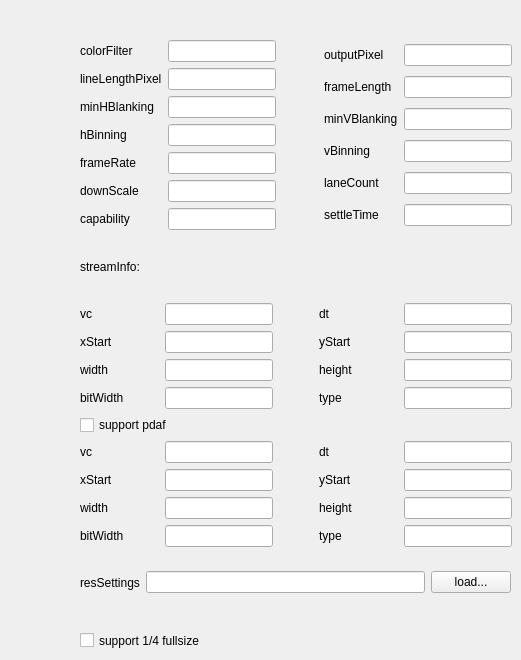
   <widget class="QWidget" name="tab_res1">
    <attribute name="title">
     <string>1/4 fullsize</string>
    </attribute>
    <widget class="QWidget" name="layoutWidget_2">
     <property name="geometry">
      <rect>
       <x>80</x>
       <y>40</y>
       <width>432</width>
       <height>507</height>
      </rect>
     </property>
     <layout class="QVBoxLayout" name="verticalLayout_9">
      <item>
       <layout class="QHBoxLayout" name="horizontalLayout_41">
        <item>
         <layout class="QVBoxLayout" name="verticalLayout_10">
          <item>
           <layout class="QHBoxLayout" name="horizontalLayout_42" stretch="1,0">
            <item>
             <widget class="QLabel" name="label_40">
              <property name="text">
               <string>colorFilter</string>
              </property>
             </widget>
            </item>
            <item>
             <widget class="QLineEdit" name="colorFilter_2"/>
            </item>
           </layout>
          </item>
          <item>
           <layout class="QHBoxLayout" name="horizontalLayout_43" stretch="1,0">
            <item>
             <widget class="QLabel" name="label_41">
              <property name="text">
               <string>lineLengthPixel</string>
              </property>
             </widget>
            </item>
            <item>
             <widget class="QLineEdit" name="lineLengthPixel_2"/>
            </item>
           </layout>
          </item>
          <item>
           <layout class="QHBoxLayout" name="horizontalLayout_44" stretch="1,0">
            <item>
             <widget class="QLabel" name="label_42">
              <property name="text">
               <string>minHBlanking</string>
              </property>
             </widget>
            </item>
            <item>
             <widget class="QLineEdit" name="minHBlanking_2"/>
            </item>
           </layout>
          </item>
          <item>
           <layout class="QHBoxLayout" name="horizontalLayout_45" stretch="1,0">
            <item>
             <widget class="QLabel" name="label_43">
              <property name="text">
               <string>hBinning</string>
              </property>
             </widget>
            </item>
            <item>
             <widget class="QLineEdit" name="hBinning_2"/>
            </item>
           </layout>
          </item>
          <item>
           <layout class="QHBoxLayout" name="horizontalLayout_46" stretch="1,0">
            <item>
             <widget class="QLabel" name="label_44">
              <property name="text">
               <string>frameRate</string>
              </property>
             </widget>
            </item>
            <item>
             <widget class="QLineEdit" name="frameRate_2"/>
            </item>
           </layout>
          </item>
          <item>
           <layout class="QHBoxLayout" name="horizontalLayout_47" stretch="1,0">
            <item>
             <widget class="QLabel" name="label_45">
              <property name="text">
               <string>downScale</string>
              </property>
             </widget>
            </item>
            <item>
             <widget class="QLineEdit" name="downScale_2"/>
            </item>
           </layout>
          </item>
          <item>
           <layout class="QHBoxLayout" name="horizontalLayout_48" stretch="1,0">
            <item>
             <widget class="QLabel" name="label_46">
              <property name="text">
               <string>capability</string>
              </property>
             </widget>
            </item>
            <item>
             <widget class="QLineEdit" name="capability_2"/>
            </item>
           </layout>
          </item>
         </layout>
        </item>
        <item>
         <spacer name="horizontalSpacer_12">
          <property name="orientation">
           <enum>Qt::Horizontal</enum>
          </property>
          <property name="sizeHint" stdset="0">
           <size>
            <width>40</width>
            <height>20</height>
           </size>
          </property>
         </spacer>
        </item>
        <item>
         <layout class="QVBoxLayout" name="verticalLayout_11">
          <item>
           <layout class="QHBoxLayout" name="horizontalLayout_49" stretch="1,0">
            <item>
             <widget class="QLabel" name="label_47">
              <property name="text">
               <string>outputPixel</string>
              </property>
             </widget>
            </item>
            <item>
             <widget class="QLineEdit" name="outputPixel_2"/>
            </item>
           </layout>
          </item>
          <item>
           <layout class="QHBoxLayout" name="horizontalLayout_50" stretch="1,0">
            <item>
             <widget class="QLabel" name="label_48">
              <property name="text">
               <string>frameLength</string>
              </property>
             </widget>
            </item>
            <item>
             <widget class="QLineEdit" name="frameLength_2"/>
            </item>
           </layout>
          </item>
          <item>
           <layout class="QHBoxLayout" name="horizontalLayout_51" stretch="1,0">
            <item>
             <widget class="QLabel" name="label_49">
              <property name="text">
               <string>minVBlanking</string>
              </property>
             </widget>
            </item>
            <item>
             <widget class="QLineEdit" name="minVBlanking_2"/>
            </item>
           </layout>
          </item>
          <item>
           <layout class="QHBoxLayout" name="horizontalLayout_52" stretch="1,0">
            <item>
             <widget class="QLabel" name="label_50">
              <property name="text">
               <string>vBinning</string>
              </property>
             </widget>
            </item>
            <item>
             <widget class="QLineEdit" name="vBinning_2"/>
            </item>
           </layout>
          </item>
          <item>
           <layout class="QHBoxLayout" name="horizontalLayout_53" stretch="1,0">
            <item>
             <widget class="QLabel" name="label_51">
              <property name="text">
               <string>laneCount</string>
              </property>
             </widget>
            </item>
            <item>
             <widget class="QLineEdit" name="laneCount_2"/>
            </item>
           </layout>
          </item>
          <item>
           <layout class="QHBoxLayout" name="horizontalLayout_54" stretch="1,0">
            <item>
             <widget class="QLabel" name="label_52">
              <property name="text">
               <string>settleTime</string>
              </property>
             </widget>
            </item>
            <item>
             <widget class="QLineEdit" name="settleTime_2"/>
            </item>
           </layout>
          </item>
         </layout>
        </item>
       </layout>
      </item>
      <item>
       <layout class="QVBoxLayout" name="verticalLayout_12">
        <item>
         <widget class="QLabel" name="label_53">
          <property name="text">
           <string>streamInfo:</string>
          </property>
         </widget>
        </item>
        <item>
         <layout class="QHBoxLayout" name="horizontalLayout_55" stretch="1,0,1">
          <item>
           <layout class="QVBoxLayout" name="verticalLayout_13">
            <item>
             <layout class="QHBoxLayout" name="horizontalLayout_56" stretch="1,0">
              <item>
               <widget class="QLabel" name="label_54">
                <property name="text">
                 <string>vc</string>
                </property>
               </widget>
              </item>
              <item>
               <widget class="QLineEdit" name="vc_2"/>
              </item>
             </layout>
            </item>
            <item>
             <layout class="QHBoxLayout" name="horizontalLayout_57" stretch="1,0">
              <item>
               <widget class="QLabel" name="label_55">
                <property name="text">
                 <string>xStart</string>
                </property>
               </widget>
              </item>
              <item>
               <widget class="QLineEdit" name="xStart_2"/>
              </item>
             </layout>
            </item>
            <item>
             <layout class="QHBoxLayout" name="horizontalLayout_58" stretch="1,0">
              <item>
               <widget class="QLabel" name="label_56">
                <property name="text">
                 <string>width</string>
                </property>
               </widget>
              </item>
              <item>
               <widget class="QLineEdit" name="width_2"/>
              </item>
             </layout>
            </item>
            <item>
             <layout class="QHBoxLayout" name="horizontalLayout_59" stretch="1,0">
              <item>
               <widget class="QLabel" name="label_57">
                <property name="text">
                 <string>bitWidth</string>
                </property>
               </widget>
              </item>
              <item>
               <widget class="QLineEdit" name="bitWidth_2"/>
              </item>
             </layout>
            </item>
           </layout>
          </item>
          <item>
           <spacer name="horizontalSpacer_22">
            <property name="orientation">
             <enum>Qt::Horizontal</enum>
            </property>
            <property name="sizeHint" stdset="0">
             <size>
              <width>40</width>
              <height>20</height>
             </size>
            </property>
           </spacer>
          </item>
          <item>
           <layout class="QVBoxLayout" name="verticalLayout_14">
            <item>
             <layout class="QHBoxLayout" name="horizontalLayout_60" stretch="1,0">
              <item>
               <widget class="QLabel" name="label_58">
                <property name="text">
                 <string>dt</string>
                </property>
               </widget>
              </item>
              <item>
               <widget class="QLineEdit" name="dt_2"/>
              </item>
             </layout>
            </item>
            <item>
             <layout class="QHBoxLayout" name="horizontalLayout_61" stretch="1,0">
              <item>
               <widget class="QLabel" name="label_59">
                <property name="text">
                 <string>yStart</string>
                </property>
               </widget>
              </item>
              <item>
               <widget class="QLineEdit" name="yStart_2"/>
              </item>
             </layout>
            </item>
            <item>
             <layout class="QHBoxLayout" name="horizontalLayout_62" stretch="1,0">
              <item>
               <widget class="QLabel" name="label_60">
                <property name="text">
                 <string>height</string>
                </property>
               </widget>
              </item>
              <item>
               <widget class="QLineEdit" name="height_2"/>
              </item>
             </layout>
            </item>
            <item>
             <layout class="QHBoxLayout" name="horizontalLayout_63" stretch="1,0">
              <item>
               <widget class="QLabel" name="label_61">
                <property name="text">
                 <string>type</string>
                </property>
               </widget>
              </item>
              <item>
               <widget class="QLineEdit" name="type_2"/>
              </item>
             </layout>
            </item>
           </layout>
          </item>
         </layout>
        </item>
        <item>
         <widget class="QCheckBox" name="isSupportPdaf_2">
          <property name="text">
           <string>support pdaf</string>
          </property>
         </widget>
        </item>
        <item>
         <layout class="QHBoxLayout" name="horizontalLayout_64" stretch="1,0,1">
          <item>
           <layout class="QVBoxLayout" name="verticalLayout_15">
            <item>
             <layout class="QHBoxLayout" name="horizontalLayout_65" stretch="1,0">
              <item>
               <widget class="QLabel" name="label_62">
                <property name="text">
                 <string>vc</string>
                </property>
               </widget>
              </item>
              <item>
               <widget class="QLineEdit" name="pdaf_vc_2"/>
              </item>
             </layout>
            </item>
            <item>
             <layout class="QHBoxLayout" name="horizontalLayout_66" stretch="1,0">
              <item>
               <widget class="QLabel" name="label_63">
                <property name="text">
                 <string>xStart</string>
                </property>
               </widget>
              </item>
              <item>
               <widget class="QLineEdit" name="pdaf_xStart_2"/>
              </item>
             </layout>
            </item>
            <item>
             <layout class="QHBoxLayout" name="horizontalLayout_67" stretch="1,0">
              <item>
               <widget class="QLabel" name="label_64">
                <property name="text">
                 <string>width</string>
                </property>
               </widget>
              </item>
              <item>
               <widget class="QLineEdit" name="pdaf_width_2"/>
              </item>
             </layout>
            </item>
            <item>
             <layout class="QHBoxLayout" name="horizontalLayout_68" stretch="1,0">
              <item>
               <widget class="QLabel" name="label_65">
                <property name="text">
                 <string>bitWidth</string>
                </property>
               </widget>
              </item>
              <item>
               <widget class="QLineEdit" name="pdaf_bitWidth_2"/>
              </item>
             </layout>
            </item>
           </layout>
          </item>
          <item>
           <spacer name="horizontalSpacer_23">
            <property name="orientation">
             <enum>Qt::Horizontal</enum>
            </property>
            <property name="sizeHint" stdset="0">
             <size>
              <width>40</width>
              <height>20</height>
             </size>
            </property>
           </spacer>
          </item>
          <item>
           <layout class="QVBoxLayout" name="verticalLayout_16">
            <item>
             <layout class="QHBoxLayout" name="horizontalLayout_69" stretch="1,0">
              <item>
               <widget class="QLabel" name="label_66">
                <property name="text">
                 <string>dt</string>
                </property>
               </widget>
              </item>
              <item>
               <widget class="QLineEdit" name="pdaf_dt_2"/>
              </item>
             </layout>
            </item>
            <item>
             <layout class="QHBoxLayout" name="horizontalLayout_70" stretch="1,0">
              <item>
               <widget class="QLabel" name="label_67">
                <property name="text">
                 <string>yStart</string>
                </property>
               </widget>
              </item>
              <item>
               <widget class="QLineEdit" name="pdaf_yStart_2"/>
              </item>
             </layout>
            </item>
            <item>
             <layout class="QHBoxLayout" name="horizontalLayout_71" stretch="1,0">
              <item>
               <widget class="QLabel" name="label_68">
                <property name="text">
                 <string>height</string>
                </property>
               </widget>
              </item>
              <item>
               <widget class="QLineEdit" name="pdaf_height_2"/>
              </item>
             </layout>
            </item>
            <item>
             <layout class="QHBoxLayout" name="horizontalLayout_72" stretch="1,0">
              <item>
               <widget class="QLabel" name="label_69">
                <property name="text">
                 <string>type</string>
                </property>
               </widget>
              </item>
              <item>
               <widget class="QLineEdit" name="pdaf_type_2"/>
              </item>
             </layout>
            </item>
           </layout>
          </item>
         </layout>
        </item>
       </layout>
      </item>
     </layout>
    </widget>
    <widget class="QWidget" name="layoutWidget_6">
     <property name="geometry">
      <rect>
       <x>80</x>
       <y>570</y>
       <width>431</width>
       <height>25</height>
      </rect>
     </property>
     <layout class="QHBoxLayout" name="horizontalLayout_170">
      <item>
       <widget class="QLabel" name="label_161">
        <property name="text">
         <string>resSettings</string>
        </property>
       </widget>
      </item>
      <item>
       <widget class="QLineEdit" name="resSettings_2"/>
      </item>
      <item>
       <widget class="QPushButton" name="resSettings_load_2">
        <property name="cursor">
         <cursorShape>PointingHandCursor</cursorShape>
        </property>
        <property name="text">
         <string>load...</string>
        </property>
       </widget>
      </item>
     </layout>
    </widget>
    <widget class="QCheckBox" name="isSupport1_4">
     <property name="geometry">
      <rect>
       <x>80</x>
       <y>630</y>
       <width>121</width>
       <height>21</height>
      </rect>
     </property>
     <property name="text">
      <string>support 1/4 fullsize</string>
     </property>
    </widget>
   </widget>
